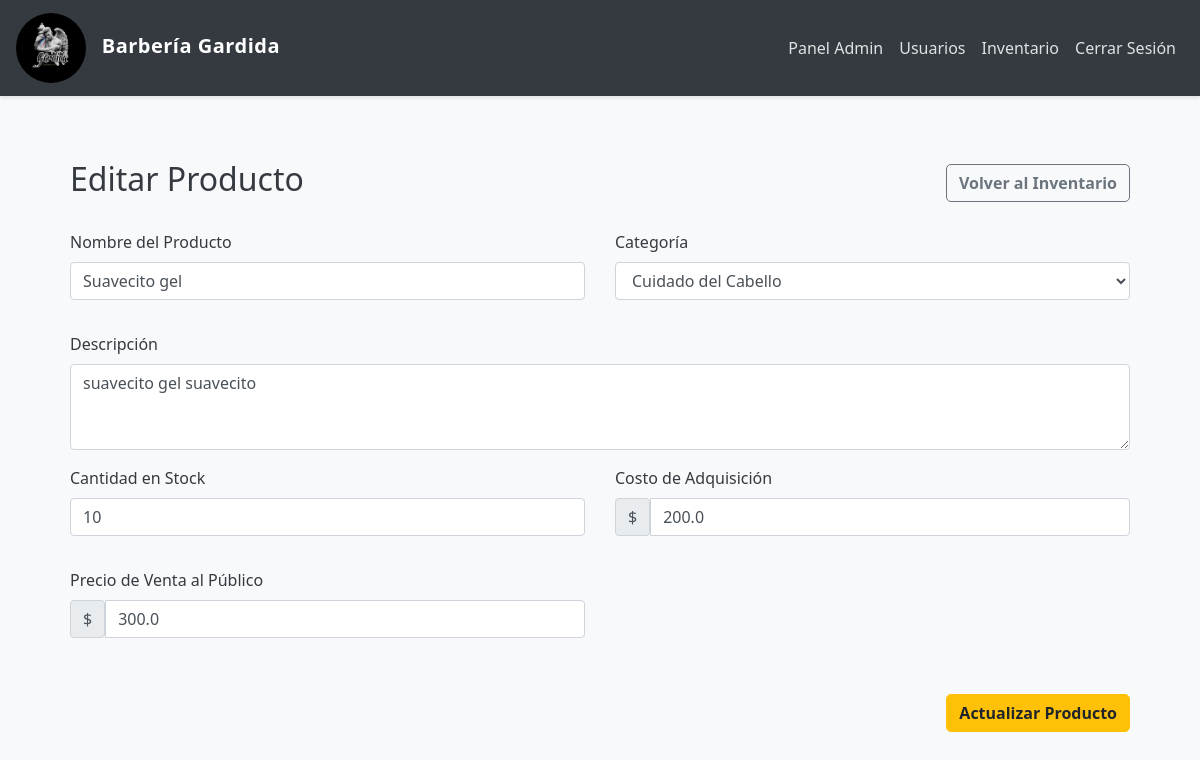
The page /editar_producto/1 (signed in) on the database its author committed.
### app/models.py (models this page shows, shortened)
class Producto(db.Model):
    id = db.Column(db.Integer, primary_key=True)
    nombre = db.Column(db.String(100), nullable=False)
    descripcion = db.Column(db.Text)
    costo = db.Column(db.Float, nullable=False)
    precio = db.Column(db.Float, nullable=False)
    cantidad = db.Column(db.Integer, nullable=False, default=0)
    categoria = db.Column(db.String(50))
    imagen = db.Column(db.String(200))
    fecha_creacion = db.Column(db.DateTime, default=datetime.utcnow)
    fecha_actualizacion = db.Column(db.DateTime, default=datetime.utcnow, onupdate=datetime.utcnow)  # Add this line
    ventas = db.relationship('SaleDetail',
                           back_populates='producto',
                           lazy=True)

### app/routes.py (the view)
@main_routes.route('/editar_producto/<int:id>', methods=['GET', 'POST'])
@login_required
def editar_producto(id):
    producto = Producto.query.get_or_404(id)
    form = ProductoForm(obj=producto)
    if form.validate_on_submit():
        form.populate_obj(producto)  # Actualiza todos los campos automáticamente
        db.session.commit()
        flash('Producto actualizado correctamente!', 'success')
        return redirect(url_for('main_routes.inventario'))
    return render_template('admin/editar_producto.html', form=form, producto=producto)

### app/forms.py
class ProductoForm(FlaskForm):
    nombre = StringField('Nombre del Producto', validators=[DataRequired()])
    descripcion = TextAreaField('Descripción')  # Cambiado a TextAreaField para más espacio
    costo = FloatField('Costo de Adquisición', validators=[DataRequired()])
    precio = FloatField('Precio de Venta al Público', validators=[DataRequired()])
    cantidad = IntegerField('Cantidad en Stock', validators=[DataRequired()])
    categoria = SelectField('Categoría',
        choices=[
            ('', 'Seleccione o escriba una categoría'),
            ('cuidado_cabello', 'Cuidado del Cabello'),
            ('afeitado', 'Productos de Afeitado'),
            ('accesorios', 'Accesorios'),
            ('otros', 'Otros')
        ],
        render_kw={"data-allow-clear": "true", "data-tags": "true"}
    )
    submit = SubmitField('Guardar Producto')

### app/__init__.py (called while the page is built)
def create_app():
    app = Flask(__name__)
    app.config.from_object(Config)  # Usa la configuración desde Config
    db.init_app(app)
    migrate.init_app(app, db)
    login_manager.init_app(app)
    Config.print_database_info()
    from app.routes import main_routes  # Importa blueprint de routes
    from app.auth import auth_routes  # Si tienes rutas de autenticación, importa el blueprint de auth
    app.register_blueprint(main_routes)  # Registra el blueprint de rutas
    app.register_blueprint(auth_routes)  # Registra el blueprint de autenticación
    @login_manager.user_loader
    def load_user(user_id):
        from app.models import User  # Evitar circularidad importando dentro de la función
        return User.query.get(int(user_id))
    return app

### app/models.py (called while the page is built)
    @property
    def is_admin(self):
        return self.role == 'admin'

    @property
    def is_barbero(self):
        return self.role == 'barbero'

    @property
    def is_cliente(self):
        return self.role == 'cliente'

### app/templates/admin/editar_producto.html (shortened to what this page needs)
{% extends "shared/base.html" %}
{% block content %}
<div class="container">
    <div class="d-flex justify-content-between align-items-center mb-4">
        <h2>Editar Producto</h2>
        <a href="{{ url_for('main_routes.inventario') }}" class="btn btn-outline-secondary">
             Volver al Inventario
        </a>
    </div>
    <form method="POST">
        <div class="row">
            <div class="col-md-6 mb-3">
                <div class="form-group">
                    {{ form.nombre.label(class="form-label") }}
                    {{ form.nombre(class="form-control") }}
                </div>
            </div>
            <div class="col-md-6 mb-3">
                <div class="form-group">
                    {{ form.categoria.label(class="form-label") }}
                    {{ form.categoria(class="form-control") }}
                </div>
            </div>
        </div>
        <div class="form-group mb-3">
            {{ form.descripcion.label(class="form-label") }}
            {{ form.descripcion(class="form-control", rows=3) }}
        </div>
        <div class="row">
            <div class="col-md-6 mb-3">
                <div class="form-group">
                    {{ form.cantidad.label(class="form-label") }}
                    {{ form.cantidad(class="form-control") }}
                </div>
            </div>
            <div class="col-md-6 mb-3">
                <div class="form-group">
                    {{ form.costo.label(class="form-label") }}
                    <div class="input-group">
                        <span class="input-group-text">$</span>
                        {{ form.costo(class="form-control", step="0.01") }}
                    </div>
                </div>
            </div>
        </div>
        <div class="row">
            <div class="col-md-6 mb-3">
                <div class="form-group">
                    {{ form.precio.label(class="form-label") }}
                    <div class="input-group">
                        <span class="input-group-text">$</span>
                        {{ form.precio(class="form-control", step="0.01") }}
                    </div>
                </div>
            </div>
        </div>
        <div class="d-grid gap-2 d-md-flex justify-content-md-end mt-4">
            <button type="submit" class="btn btn-warning">
                 Actualizar Producto
            </button>
        </div>
    </form>
</div>
{% endblock %}

### app/static/css/styles.css (style rules this page uses)
body { background-color: #f8f9fa; color: #343a40; font-family: 'Segoe UI', Tahoma, Geneva, Verdana, sans-serif; }
.container { background: transparent; padding: 20px; border-radius: 8px; }
.btn { border-radius: 5px; font-weight: bold; transition: all 0.2s; }

### app/templates/shared/base.html (style rules this page uses)
body { background-color: #f8f9fa; color: #343a40; font-family: 'Segoe UI', Tahoma, Geneva, Verdana, sans-serif; }
.container { padding-top: 20px; padding-bottom: 40px; }

### rows shown on the page
Producto: nombre "Suavecito gel", categoria "Cuidado del Cabello", descripcion "suavecito gel suavecito", cantidad "10", costo "200.0", precio "300.0"
